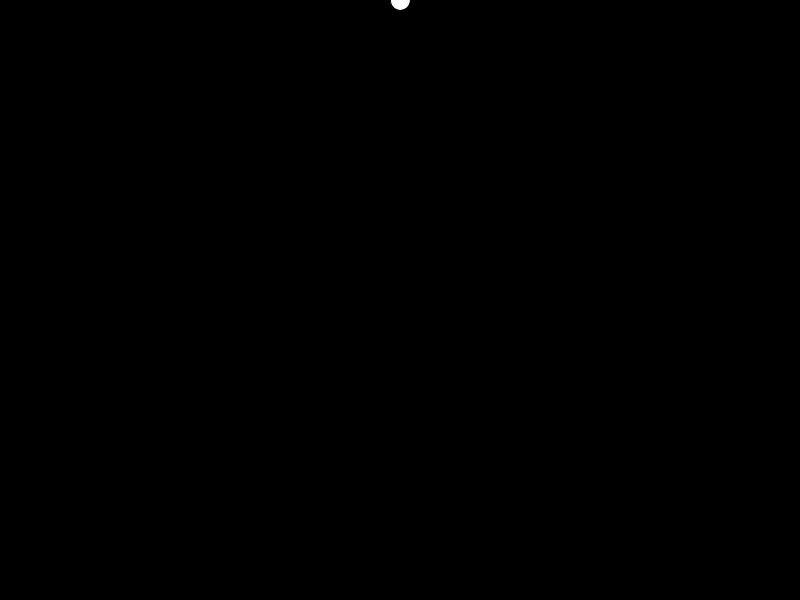
Frame 1 (no input)
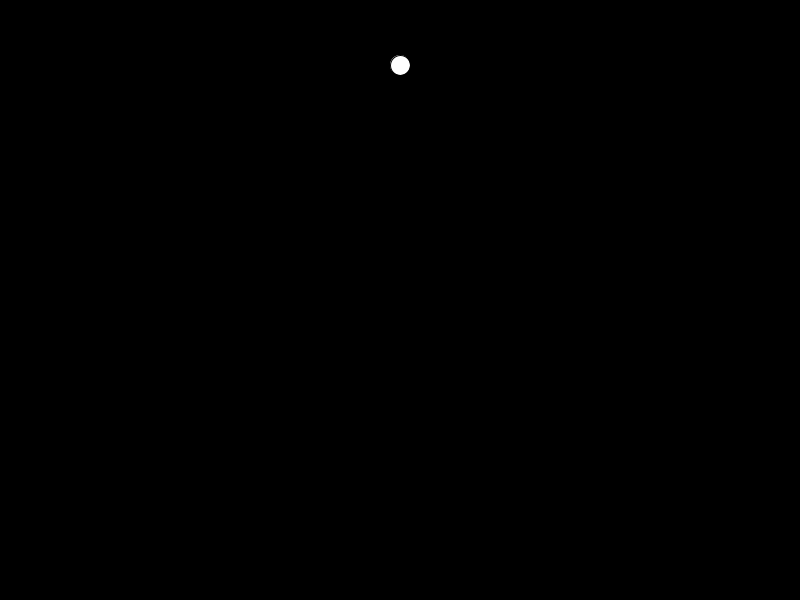
Frame 60 (the mouse pressed at the canvas centre just before this capture)
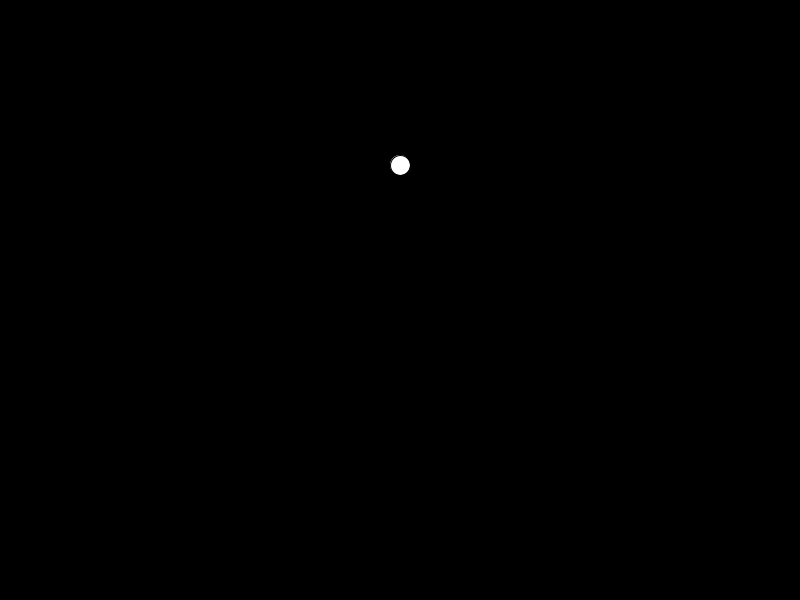
Frame 120 (the mouse held since frame 60 and released just before this capture)

The Processing sketch that drew these frames (run headless with seeded random() and noise(); from frame 60 on, the mouse is pressed at the canvas centre):

// Processing sketch: Gravity_Ball
// ── Gravity_Ball.pde
float locX, locY;
float sz;
float velX, velY;
float gravity;
float accX;


void setup () {
  size(800, 600);
  locX= width/2;
  locY=0;
  sz=20;
  gravity=1;
  velX=0;
  velY=0;
}

void draw () {
  background(0);
  ellipse(locX, locY, sz, sz); 

  velY+=gravity;
  velX+=accX;
  locX+=velX;
  locY+=velY;

  if (locY+sz/2>height) {
    velY*=-1; 
    locY=height-sz/2;
  }
}
